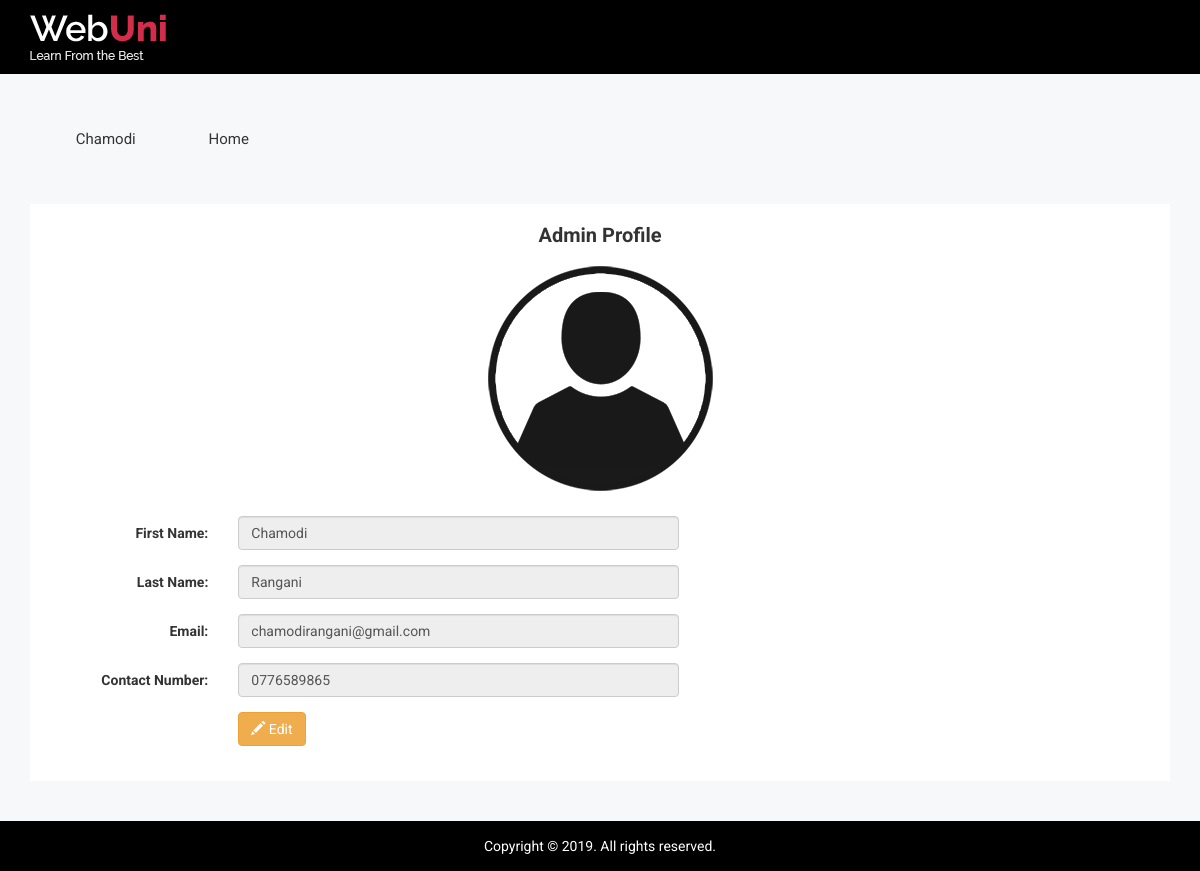
The page /Admin/profile.php (signed in) on the database its author committed.
### tables this page shows
CREATE TABLE `user` (
  `id` int(11) NOT NULL,
  `fname` varchar(255) NOT NULL,
  `lname` varchar(255) NOT NULL,
  `email` varchar(255) NOT NULL,
  `phone` varchar(255) NOT NULL,
  `password` varchar(255) NOT NULL,
  `role` int(11) NOT NULL DEFAULT '1'
);

### Admin/profile.php (the view, shortened to what this page needs)
<!doctype html>
<html class="no-js" lang="">
<?php
include('db/dbcon.php');
?>
<head>
    <link rel="stylesheet" href="css/bootstrap.min.css">
    <link rel="stylesheet" href="css/font-awesome.min.css">
    <link rel="stylesheet" href="css/owl.carousel.css">
    <link rel="stylesheet" href="css/owl.theme.css">
    <link rel="stylesheet" href="css/owl.transitions.css">
    <link rel="stylesheet" href="css/meanmenu/meanmenu.min.css">
    <link rel="stylesheet" href="css/animate.css">
    <link rel="stylesheet" href="css/normalize.css">
    <link rel="stylesheet" href="css/wave/waves.min.css">
    <link rel="stylesheet" href="css/wave/button.css">
    <link rel="stylesheet" href="css/scrollbar/jquery.mCustomScrollbar.min.css">
    <link rel="stylesheet" href="css/notika-custom-icon.css">
    <link rel="stylesheet" href="css/jquery.dataTables.min.css">
    <link rel="stylesheet" href="css/main.css">
    <link rel="stylesheet" href="style.css">
    <link rel="stylesheet" href="css/responsive.css">
</head>
<body>
          <?php if (logged_in()==true) {
            $e = $_SESSION['email'];
          }
          $s = "select * from user where email = '$e'";
          $result = $db->query($s); ?>
                                    <?php while ($c = mysqli_fetch_assoc($result)) { ?>
          <div class="main-menu-area mg-tb-40">
              <div class="container">
                  <div class="row">
                      <div class="col-lg-12 col-md-12 col-sm-12 col-xs-12">
                          <ul class="nav nav-tabs notika-menu-wrap menu-it-icon-pro">
                              <li><a data-toggle="tab" href="#log"><i class="notika-icon notika-menu"></i> <?= $c['fname']; ?></a>
                              </li>
                              <li><a href="index.php"><i class="notika-icon notika-house"></i> Home</a>
                              </li>
                          </ul>
                      </div>
                <?php } ?>
                  </div>
              </div>
          </div>
          <?php
          $sql="select * from user where email = '$e'";
          $record=mysqli_query($db,$sql);
          $check=mysqli_fetch_array($record);
          ?>
<div class="data-table-area">
    <div class="container">
        <div class="row">
            <div class="col-lg-12 col-md-12 col-sm-12 col-xs-12">
                <div class="data-table-list">
                    <div class="basic-tb-hd">
                        <h2 class="text-center">Admin Profile</h2>
                    </div>
                      <form method="post" class="form-horizontal" role="form" action="edit.php">
                        <div class="form-group">
                          <h1 class="text-center"><img src="images/user.png"></h1>
                        </div>
                              <div class="form-group">
                                <label class="control-label col-sm-2" for="fname">First Name: </label>
                                <div class="col-sm-5">
                                    <input class="form-control" id="fname" name="fname" value="<?= $check['fname']?>" autocomplete="off" disabled>
                                <span class="c_code-validation validation-error"></span></div>
                              </div>
                              <div class="form-group">
                                <label class="control-label col-sm-2" for="lname">Last Name: </label>
                                <div class="col-sm-5">
                                    <input class="form-control" id="lname" name="lname" value="<?php echo $check['lname']?>" autocomplete="off" disabled>
                                <span class="c_code-validation validation-error"></span></div>
                              </div>
                              <div class="form-group">
                                  <label class="control-label col-sm-2" for="email">Email:</label>
                                  <div class="col-sm-5">
                                      <input class="form-control" id="email" name="email" value="<?php echo $check['email']?>" autocomplete="off" disabled></div>
                              </div>
                              <div class="form-group">
                                  <label class="control-label col-sm-2" for="contact">Contact Number:</label>
                                  <div class="col-sm-5">
                                      <input class="form-control" id="contact" name="contact" value="<?php echo $check['phone']?>" autocomplete="off" disabled></div>
                              </div>
                            <div class="form-group">
                              <div class="col-sm-offset-2 col-sm-9 m-t-15">
                              <button type="submit" class="btn btn-warning"><span class="glyphicon glyphicon-pencil"></span> Edit</button>
                            </div>
                          </div>
                      </form>
                </div>
            </div>
        </div>
    </div>
</div>
</body>
</html>

### Admin/css/main.css (style rules this page uses)
html { color: #222; font-size: 1em; line-height: 1.4; }
audio, canvas, iframe, img, svg, video { vertical-align: middle; }

### rows shown on the page
user: fname "Chamodi", lname "Rangani", email "chamodirangani@gmail.com", contact "0776589865"
